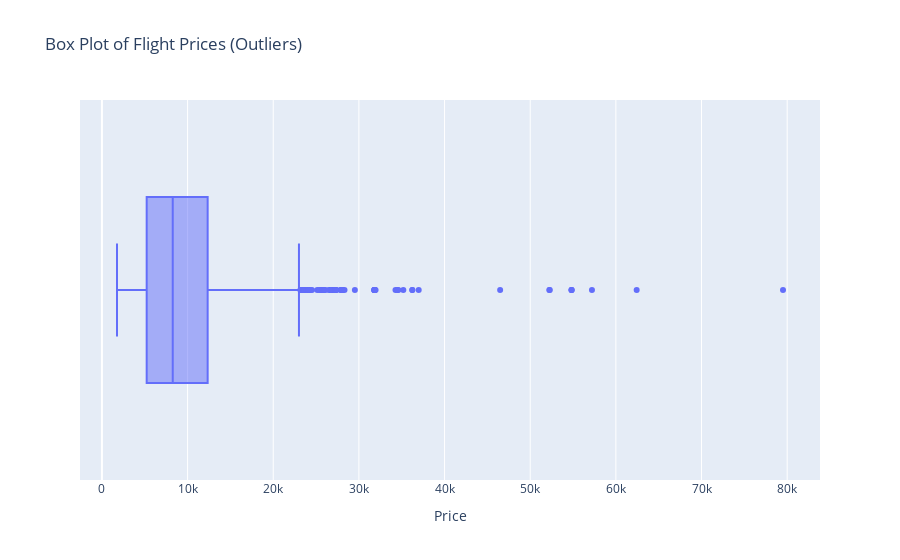

Here is the notebook cell this chart was saved with:
### Markdown cell above
This histogram shows how prices are spread across the dataset. Typically, airline prices are right-skewed: most tickets are in a lower price range, with fewer expensive tickets.

### Code cell
# Price Outliers (Box Plot)
fig = px.box(df, x="Price", title="Box Plot of Flight Prices (Outliers)")
fig.show()

### Figure 1 — Plotly figure (JSON) as saved in the notebook; plotly's stock layout.template omitted (floating-point values rounded to 4 significant figures; data arrays with more than 128 entries replaced by an {"elided": "..."} marker saying what was removed)
{"data": [{"alignmentgroup": "True", "hovertemplate": "Price=%{x}<extra></extra>", "legendgroup": "", "marker": {"color": "#636efa"}, "name": "", "notched": false, "offsetgroup": "", "orientation": "h", "showlegend": false, "type": "box", "x": {"elided": "10461 int values"}, "x0": " ", "xaxis": "x", "y0": " ", "yaxis": "y"}], "layout": {"boxmode": "group", "legend": {"tracegroupgap": 0}, "title": {"text": "Box Plot of Flight Prices (Outliers)"}, "xaxis": {"anchor": "y", "domain": [0, 1], "title": {"text": "Price"}}, "yaxis": {"anchor": "x", "domain": [0, 1]}}}
